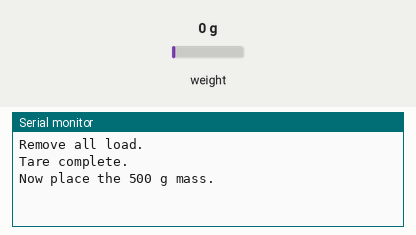
Simulated run of this sketch. Board: Arduino Uno, built with avr-gcc and run on an emulated ATmega328P. On the bench: the last lines printed to the serial monitor. The inputs (shaded band) are chosen by the test bench; at power-on: weight on the scale 0 g.

Above: at 8.2 s.
8.3 s: weight on the scale set to 100 g
At 9.6 s:
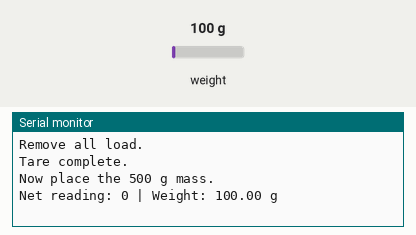
12.7 s: weight on the scale set to 1250 g
At 14.7 s:
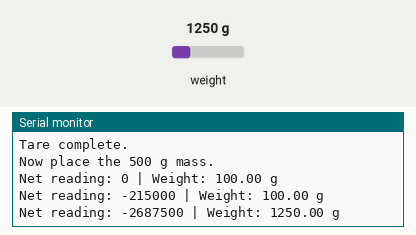
Timing chart, 0 to 16.2 s (numbered marks = the images above; inputs shaded):
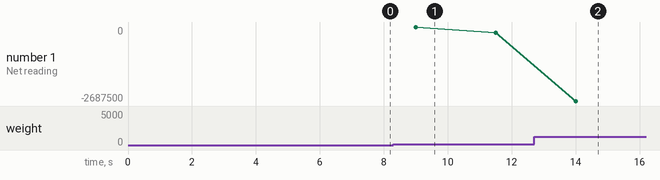

The sketch:

load_stream.ino
```cpp
#include "HX711.h"

#define DOUT 3
#define CLK 2

HX711 scale;

float calibration_factor = -2150.0;   // better starting point from your data

void setup() {
  Serial.begin(115200);
  scale.begin(DOUT, CLK);

  if (!scale.is_ready()) {
    Serial.println("HX711 not ready");
    while (1);
  }

  Serial.println("Remove all load.");
  delay(3000);

  scale.set_scale();   // reset scale factor
  scale.tare();        // zero with no load

  Serial.println("Tare complete.");
  Serial.println("Now place the 500 g mass.");
  delay(3000);

  scale.set_scale(calibration_factor);
}

void loop() {
  long reading = scale.get_value(10);   // raw value after subtracting tare offset
  float grams  = scale.get_units(10);   // calibrated value in grams

  Serial.print("Net reading: ");
  Serial.print(reading);
  Serial.print(" | Weight: ");
  Serial.print(grams, 2);
  Serial.println(" g");

  delay(500);
}
```

Measured:
- after the input at 8.3 s, the serial monitor: prints a new line after 0.70 s (image 1)
- after the input at 12.7 s, the serial monitor: prints a new line after 1.3 s (image 2)
- plotted number 1: -215000 → -2687500 after the input at 12.7 s
